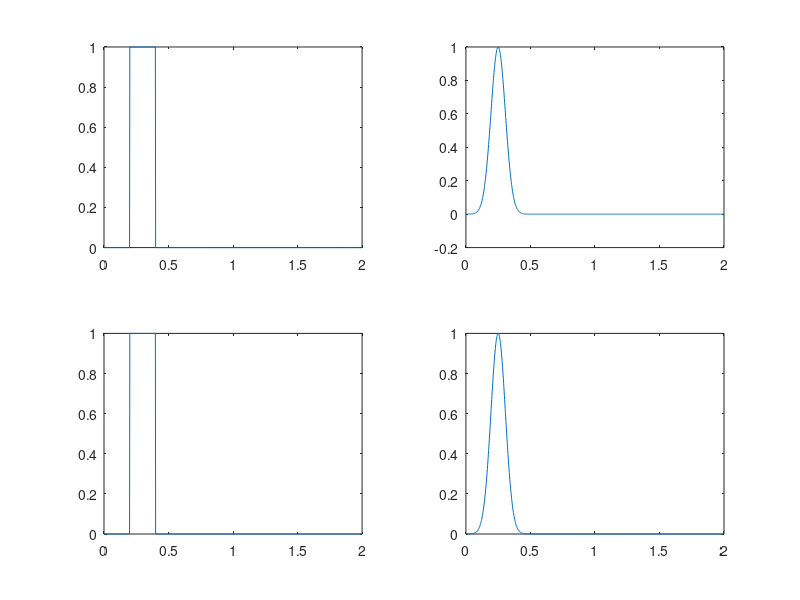
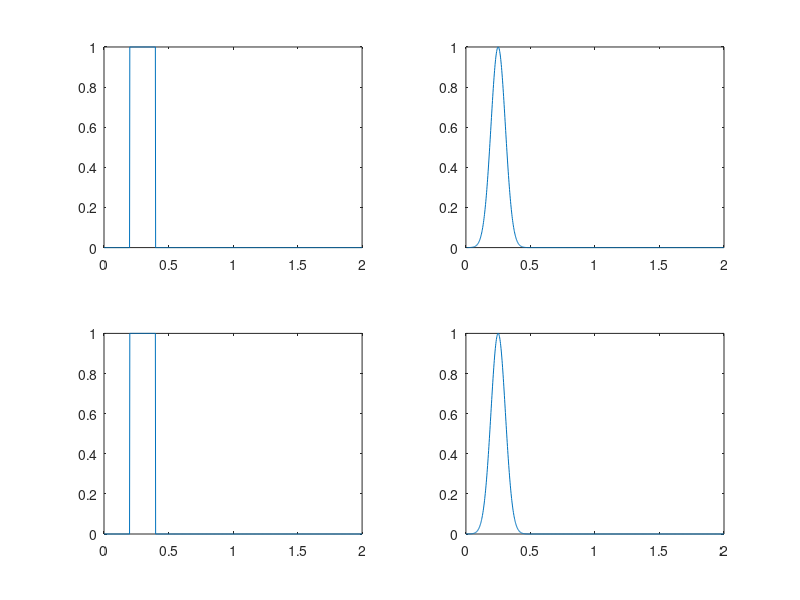

The MATLAB source for these figures, in order:
close all
clear
clc

% Set the domain of the PDE
xs = 0;
xe = 2;
ts = 0;
te = 5;

% Number of spacial points to solve over
N = 1000;

% List of x values including end points
x = linspace(xs, xe, N + 1)';
% Grid size
h = (xe - xs)/N;

% Number of time steps (satisfies CFL condition)
T1 = 5*N;
k1 = (te - ts)/T1;
nu1 = k1/h;

% Number of time steps (doesn't satisfy CFL condition)
T2 = 5*N/4;
k2 = (te - ts)/T2;
nu2 = k2/h;

% Set the two initial conditions
inita = (x >= 0.2) - (x >= 0.4);
initb = exp(-10*(4*x - 1).^2);

% u1 is initial condition a solved with Lax-Wendroff with CFL condition satisfied
uaLxWSt = inita(2:N+1);
% u2 is initial condition b solved with Lax-Wendroff with CFL condition satisfied
ubLxWSt = initb(2:N+1);
% u1 is initial condition a solved with Upwind with CFL condition satisfied
uaUWSt = inita(2:N+1);
% u1 is initial condition b solved with Upwind with CFL condition satisfied
ubUWSt = initb(2:N+1);
% u1 is initial condition a solved with Lax-Wendroff with CFL condition NOT satisfied
uaLxWUSt = inita(2:N+1);
% u1 is initial condition b solved with Lax-Wendroff with CFL condition NOT satisfied
ubLxWUSt = initb(2:N+1);
% u1 is initial condition a solved with Upwind with CFL condition NOT satisfied
uaUWUSt = inita(2:N+1);
% u1 is initial condition b solved with Upwind with CFL condition NOT satisfied
ubUWUSt = initb(2:N+1);

% Matrix advection term Lax-Wendroff
BLxW = spdiags([-1, 1], [-1, 1], N, N);
BLxW(1, N) = -1;
BLxW(N, 1) = 1;
% Matrix diffusion term Lax-Wendroff
ALxW = spdiags([1, -2, 1], -1:1, N, N);
ALxW(1, N) = 1;
ALxW(N, 1) = 1;
% Matrix advection term Upwind
BUW = spdiags([-1, 1], -1:0, N, N);
BUW(1, N) = -1;

% Solve for both initial conditions when the CFL condition is satisfied
for i = 1:T1
    uaLxWSt = uaLxWSt - nu1*BLxW*uaLxWSt/2 + nu1^2*ALxW*uaLxWSt/2;
    ubLxWSt = ubLxWSt - nu1*BLxW*ubLxWSt/2 + nu1^2*ALxW*ubLxWSt/2;
    uaUWSt = uaUWSt - nu1*BUW*uaUWSt;
    ubUWSt = ubUWSt - nu1*BUW*ubUWSt;
end

% Solve for both initial conditions when the CFL condition is NOT satisfied
for i = 1:T2
    uaLxWUSt = uaLxWUSt - nu2*BLxW*uaLxWUSt/2 + nu2^2*ALxW*uaLxWUSt/2;
    ubLxWUSt = ubLxWUSt - nu2*BLxW*ubLxWUSt/2 + nu2^2*ALxW*ubLxWUSt/2;
    uaUWUSt = uaUWUSt - nu2*BUW*uaUWUSt;
    ubUWUSt = ubUWUSt - nu2*BUW*ubUWUSt;
end

uaLxWSt = [uaLxWSt(end); uaLxWSt];
ubLxWSt = [ubLxWSt(end); ubLxWSt];
uaUWSt = [uaUWSt(end); uaUWSt];
ubUWSt = [ubUWSt(end); ubUWSt];
uaLxWUSt = [uaLxWUSt(end); uaLxWUSt];
ubLxWUSt = [ubLxWUSt(end); ubLxWUSt];
uaUWUSt = [uaUWUSt(end); uaUWUSt];
ubUWUSt = [ubUWUSt(end); ubUWUSt];

% Plot the results at t = 5. This is what your results should looks like (depending on how you've discretised)
figure(1)
subplot(2, 2, 1)
plot(x, uaLxWSt)
subplot(2, 2, 2)
plot(x, ubLxWSt)
subplot(2, 2, 3)
plot(x, uaUWSt)
subplot(2, 2, 4)
plot(x, ubUWSt)

figure(2)
subplot(2, 2, 1)
plot(x, uaLxWUSt)
subplot(2, 2, 2)
plot(x, ubLxWUSt)
subplot(2, 2, 3)
plot(x, uaUWUSt)
subplot(2, 2, 4)
plot(x, ubUWUSt)